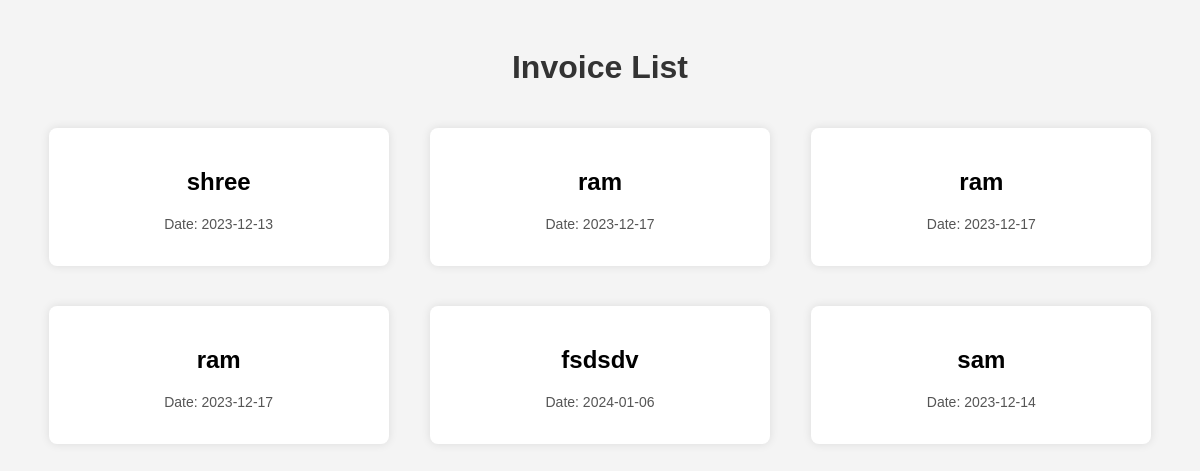
Screenshot of /invoices/ with the database file from the repository.
### invoices/models.py (models this page shows)
class Invoice(models.Model):
    date = models.DateField()
    customer_name = models.CharField(max_length=255)

### invoices/views.py (the view, shortened to what this page needs)
# urls.py: path('invoices/', InvoiceListCreateView.as_view(), name='invoice-list-create'),
class InvoiceListCreateView(APIView):
    def get(self, request):
        invoices = Invoice.objects.all()
        serializer = InvoiceSerializer(invoices, many=True)
        return render(request, 'invoice_list.html', {'invoices': serializer.data})

### invoices/templates/invoice_list.html (shortened to what this page needs)
<!DOCTYPE html>
<html lang="en">
<head>
</head>
<body>
    <h1>Invoice List</h1>
    <div class="invoice-container">
        {% for invoice in invoices %}
            <div class="invoice-card">
                <h2>{{ invoice.customer_name }}</h2>
                <p class="invoice-details">Date: {{ invoice.date }}</p>
            </div>
        {% endfor %}
    </div>
</body>
</html>

### invoices/templates/invoice_list.html (style rules this page uses)
body { font-family: Arial, sans-serif; background-color: #f4f4f4; padding: 20px; }
h1 { text-align: center; color: #333; }
.invoice-container { display: flex; flex-wrap: wrap; justify-content: space-around; }
.invoice-card { background-color: #fff; border-radius: 8px; box-shadow: 0 0 10px rgba(0, 0, 0, 0.1); margin: 20px; padding: 20px; max-width: 300px; width: 100%; text-align: center; }
.invoice-details { margin-top: 10px; font-size: 14px; color: #555; }

### rows the page displays
Invoice: customer_name "shree"
Invoice: customer_name "ram"
Invoice: customer_name "ram"
Invoice: customer_name "ram"
Invoice: customer_name "fsdsdv"
Invoice: customer_name "sam"

### other values shown
{{ invoice.date }} "2023-12-13" "2023-12-17" "2023-12-17" "2023-12-17" "2024-01-06" "2023-12-14"
